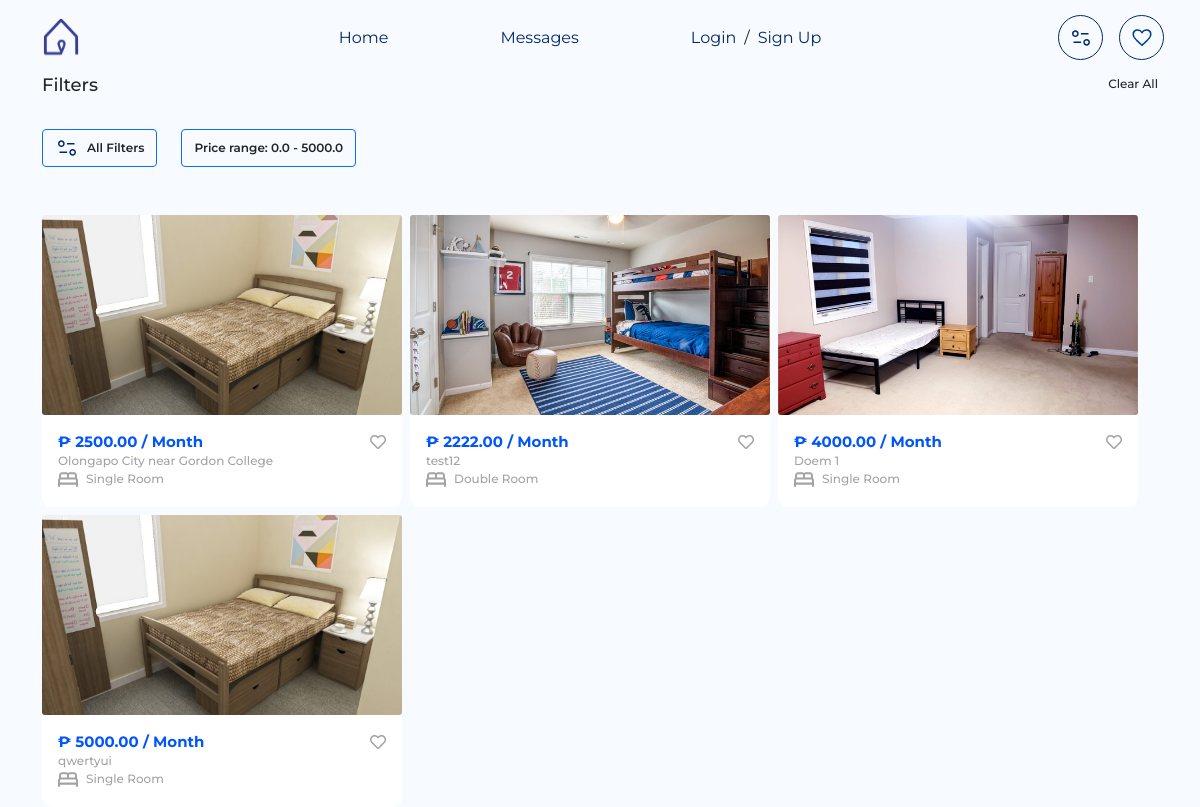
/dorms/, run on the app's committed database.
### base/models.py (models this page shows, shortened)
class Dorm(models.Model):
    dromTypes=(
                ('Single Room','Single Room'),
                ('Double Room','Double Room'),
                ('Deluxe Room','Deluxe Room'),
                ('Apartment Style','Apartment Style')
                )
    placeTypes = (
        ('Single Room', 'Guests will have their own private space within a larger accommodation'),
        ('Shared Room', 'Guests will have their own private space within a larger accommodation'),
        ('Entire Place', 'Guests will have the whole place to themselves, offering privacy and freedom'),
    )
    name = models.CharField(max_length=255)
    type_of_dorm = models.CharField(max_length=255, choices=dromTypes)
    place_type = models.CharField(max_length=50, choices=placeTypes, help_text="What type of place will guests have?" ,null=True)
    area = models.DecimalField(max_digits=10, decimal_places=2, help_text="Area in square feet",null=True)
    bathroom = models.CharField(max_length=10, default=0)
    guest = models.CharField(max_length=10, default=0)
    bed = models.CharField(max_length=10, default=0)
    bedroom = models.CharField(max_length=10, default=0)
    study_area = models.CharField(max_length=10, default=0)
    description=models.TextField(null=True)
    availability_status = models.BooleanField(default=False)
    reviews_count = models.PositiveIntegerField(default=0)
    reviews_avg_rating = models.DecimalField(max_digits=3, decimal_places=2, default=0.0)
    amenities = models.ManyToManyField(Amenity, blank=True, related_name='dorms')
    accessibility_features = models.ManyToManyField(AccessibilityFeature, blank=True, related_name='dorms')
    owner = models.ForeignKey(User, on_delete=models.CASCADE, related_name='owned_dorms')
    published = models.BooleanField(default=False)  # Field to mark if the dorm is published

class DormImage(models.Model):
    dorm = models.ForeignKey(Dorm, related_name="images", on_delete=models.CASCADE)
    image = models.ImageField(upload_to='dorm_images/')

class RentalCost(models.Model):
    dorm = models.OneToOneField(Dorm, on_delete=models.CASCADE)
    rent = models.DecimalField(max_digits=10, decimal_places=2)
    deposit = models.DecimalField(max_digits=10, decimal_places=2,null=True)
    utilities = models.DecimalField(max_digits=10, decimal_places=2,null=True)

### base/views.py (the view)
# urls.py: path('dorms/',dorm_filter_view,name='dorm_filter_view'),
def dorm_filter_view(request):
    max_priceD = RentalCost.objects.aggregate(Max('rent'))['rent__max']
    min_price = request.GET.get('min_price', '0')  # Set a default minimum price of 0
    max_price = request.GET.get('max_price', max_priceD)  # Set a reasonable default max price
    bath_count = request.GET.get('bath_count', None)
    dorm_types = request.GET.getlist('dorm_types', [])
    amenities = request.GET.getlist('amenities', [])
    accessibility_features = request.GET.getlist('accessibility_feature', [])
    amenitiess = Amenity.objects.all()
    try:
        min_price = float(min_price)
    except (TypeError, ValueError):
        min_price = 0  # Default fallback
    try:
        max_price = float(max_price)
    except (TypeError, ValueError):
        max_price = 10000  # Default fallback
    dorms = Dorm.objects.all()
    dorms = dorms.filter(rentalcost__rent__gte=min_price, rentalcost__rent__lte=max_price)
    if bath_count:
        dorms = dorms.filter(bathroom=int(bath_count))
    if dorm_types:
        dorms = dorms.filter(type_of_dorm__in=dorm_types)
    if amenities:
        dorms = dorms.filter(amenities__id__in=amenities)
    if accessibility_features:
        dorms = dorms.filter(accessibility_features__id__in=accessibility_features)
    amenity_list = Amenity.objects.all()
    accessibility_feature_list = AccessibilityFeature.objects.all()
    user_favorites = request.user.favoritedorm_set.all() if request.user.is_authenticated else []
    user_favorites_ids = user_favorites.values_list('dorm', flat=True) if request.user.is_authenticated else []
    return render(request, 'dorms.html', {
        'dorms': dorms,
        'amenities': amenity_list,
        'amenitiesF': amenities,
        'accessibility_features': accessibility_feature_list,
        'accessibility_featuresF': accessibility_features,
        'min_price': min_price,
        'max_price': max_price,
        'bath_count': bath_count,
        'dorm_types': dorm_types,
        'amenitiess': amenitiess,
        'user_favorites': user_favorites,
        'user_favorites_ids': user_favorites_ids,
    })

### base/templates/dorms.html (shortened to what this page needs)
{% extends "base.html" %}
{% load static %}
{% block content %}
<div class="container main-wrapper">
    <section class="recommendations">
        <div class='d-flex justify-content-between align-content-center'>
            <h2 class="fs18 fw500">Filters</h2>
            <a href='{% url "dorm_filter_view" %}' class='fs12 fw500'>Clear All</a>
        </div>
        <div class='d-flex gap-4 pt-4 pb-5'>
            <a href='{% url "dorm_filter" %}' class='btn text-dark fw600 fs12 btn-outline-primary d-flex align-items-center gap-2'>
                <img src="{% static 'assets/media/Logo/page_info.svg' %}" alt="">
                All Filters
            </a>
            <div class='btn text-dark fw600 fs12 btn-outline-primary d-flex align-items-center gap-2'>
                Price range: {{ min_price }} - {{ max_price }}
            </div>
        </div>
        <div class="Dromcards d-flex justify-content-xl-start justify-content-center gap-2 flex-wrap">
            {% if dorms %}
            {% for dorm in dorms %}
            <div class="card border-0 col-xl-4 wm100">
                <a href="{% url "dorm_detail" dorm.id %}">
                <div class="card-img w-100">
                    {% if dorm.images.all %}
                        <img class="w-100" src="{{ dorm.images.first.image.url }}" alt="">
                    {% else %}
                        <img class="w-100" src="{% static 'assets/media/default-dorm-image.png' %}" alt="Dorm Image">
                    {% endif %}
                </div>
                <div class="card-body">
                    <div class="d-flex justify-content-between">
                        <div class="roomPrice fs15 fw-bold font-color-0055FF">
                            ₱ {{ dorm.rentalcost.rent }} / Month
                        </div>
                        <div>
                            {% if request.user.is_authenticated %}
                                {% if dorm.id in user_favorites_ids %}
                                    <a href="{% url 'remove_from_favorites' dorm.id %}">
                                        <i class="fas fa-heart text-danger"></i>
                                    </a>
                                {% else %}
                                    <a href="{% url 'add_to_favorites' dorm.id %}">
                                        <i class="far fa-heart font-color-gray-light"></i>
                                    </a>
                                {% endif %}
                            {% else %}
                                <i class="far fa-heart font-color-gray-light"></i>
                            {% endif %}
                        </div>
                    </div>
                    <p class="fs12 fw500 font-color-gray-light p-0 m-0">{{ dorm.name }}</p>
                    <div class="d-flex gap-2 align-items-center">
                        <div class="bed-icon">
                            <img src="{% static 'assets/media/Logo/bed.svg' %}" alt="">
                        </div>
                        <div class="fs12 fw500 font-color-gray-light">
                            {{ dorm.type_of_dorm }}
                        </div>
                    </div>
                </div>
            </a>
            </div>
    {% endfor %}
            {% else %}
            No results
            {% endif %}
        </div>
    </section>
</div>
{% endblock content %}

### static/assets/css/style.css (style rules this page uses)
:root { --fontFamily: "Montserrat", sans-serif; --fontColor-000000: #000000; --accent-color: #0035A7; --Col-00296B: #00296B; --Col-0055FF: #0055FF; --Col-003F88: #003F88; --Col-4CAF50: #4CAF50; --fontColor3-A3A3A3: #A3A3A3; --fontColor4-252525: #252525; }
* { font-family: var(--fontFamily); }
body { background-color: #F7FAFF; }
.font-color-gray-light { color: var(--fontColor3-A3A3A3); }
.font-color-0055FF { color: var(--Col-0055FF); }
p { color: var(--fontColor3-A3A3A3); }
.fw500 { font-weight: 500; }
.fw600 { font-weight: 600; }
.fs12 { font-size: 12px; }
.fs15 { font-size: 15px; }
.fs18 { font-size: 18px; }
p { line-height: 12.19px; }
a { color: inherit; text-decoration: none; }
.Dromcards .card { width: 360px; border-bottom-left-radius: 10px; border-bottom-right-radius: 10px; }
.Dromcards .card-img { height: 200px; overflow: hidden; }
.Dromcards .card-img img { object-fit: cover; object-position: center; height: 100%; }

### data on the page
Dorm: images.first.image (picture), rentalcost.rent "2500.00", name "Olongapo City near Gordon College", type_of_dorm "Single Room"
Dorm: images.first.image (picture), rentalcost.rent "2222.00", name "test12", type_of_dorm "Double Room"
Dorm: images.first.image (picture), rentalcost.rent "4000.00", name "Doem 1", type_of_dorm "Single Room"
Dorm: images.first.image (picture), rentalcost.rent "5000.00", name "qwertyui", type_of_dorm "Single Room"

### other printed values
{{ min_price }} "0.0"
{{ max_price }} "5000.0"
